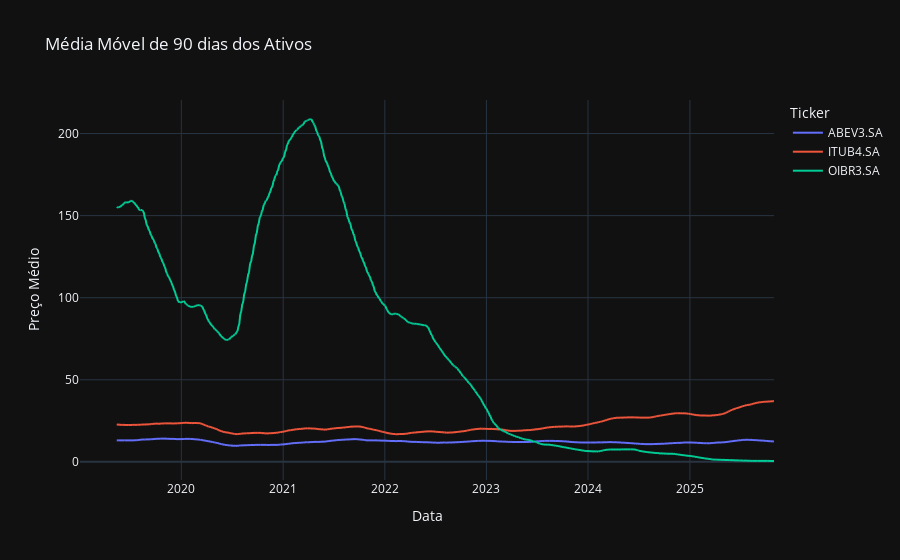
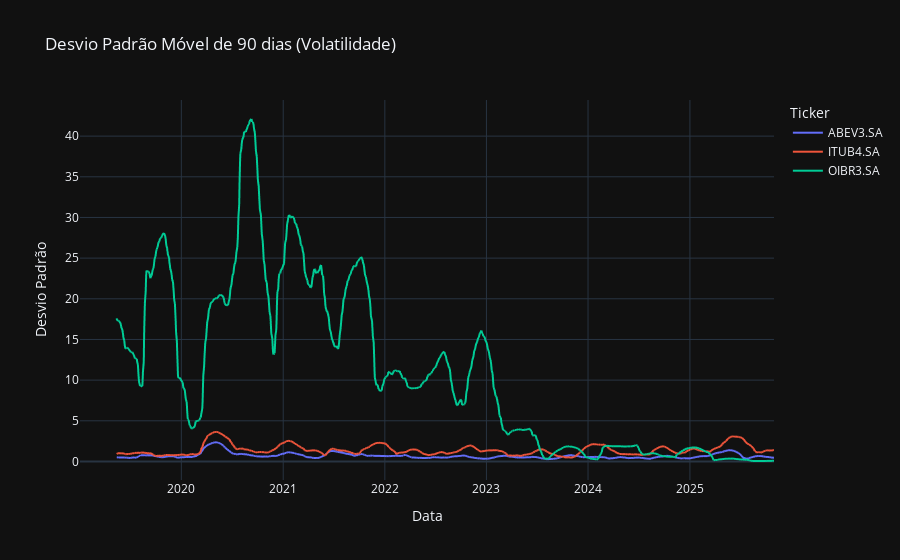

Notebook source saved alongside these figures, in order:
### Markdown cell above
#### 2. Média móvel

1. Faça uma média móvel  em 90 dias dos valores de fechamento ajustados dos ativos que você escolheu
2. Utilizando a fução ```rolling()```, calcule o desvio pardão desses ativos ao longo do tempo, utilizando a mesma janela móvel do item acima
2. Monte um gráfico de linhas para as médias móveis dos ativos da sua base
4. Monte um gráfico de linhas para os desvios padrão em janela móvel
5. Compare os dois gráficos que você fez com o da tarefa anterior. Veja se eles apontam conclusões semelhantes quanto aos períodos de maior volatilidade (variação) dos ativos.

### Code cell
adj_close = data['Adj Close']

media_movel_90d = adj_close.rolling(window=90).mean()

desvio_padrao_90d = adj_close.rolling(window=90).std()

fig_media_movel = px.line(media_movel_90d,
                          title='Média Móvel de 90 dias dos Ativos',
                          labels={'value': 'Preço Médio', 'Date': 'Data', 'variable': 'Ativo'},
                          template='plotly_dark')
fig_media_movel.show()

fig_desvio_padrao = px.line(desvio_padrao_90d,
                            title='Desvio Padrão Móvel de 90 dias (Volatilidade)',
                            labels={'value': 'Desvio Padrão', 'Date': 'Data', 'variable': 'Ativo'},
                            template='plotly_dark')
fig_desvio_padrao.show()

### Figure 1 — Plotly figure (JSON) as saved in the notebook; plotly's stock layout.template omitted (floating-point values rounded to 4 significant figures; data arrays with more than 128 entries replaced by an {"elided": "..."} marker saying what was removed)
{"data": [{"hovertemplate": "Ticker=ABEV3.SA<br>Data=%{x}<br>Preço Médio=%{y}<extra></extra>", "legendgroup": "ABEV3.SA", "line": {"color": "#636efa", "dash": "solid"}, "marker": {"symbol": "circle"}, "mode": "lines", "name": "ABEV3.SA", "showlegend": true, "type": "scattergl", "x": {"elided": "1702 str values"}, "xaxis": "x", "y": {"elided": "1702 float values"}, "yaxis": "y"}, {"hovertemplate": "Ticker=ITUB4.SA<br>Data=%{x}<br>Preço Médio=%{y}<extra></extra>", "legendgroup": "ITUB4.SA", "line": {"color": "#EF553B", "dash": "solid"}, "marker": {"symbol": "circle"}, "mode": "lines", "name": "ITUB4.SA", "showlegend": true, "type": "scattergl", "x": {"elided": "1702 str values"}, "xaxis": "x", "y": {"elided": "1702 float values"}, "yaxis": "y"}, {"hovertemplate": "Ticker=OIBR3.SA<br>Data=%{x}<br>Preço Médio=%{y}<extra></extra>", "legendgroup": "OIBR3.SA", "line": {"color": "#00cc96", "dash": "solid"}, "marker": {"symbol": "circle"}, "mode": "lines", "name": "OIBR3.SA", "showlegend": true, "type": "scattergl", "x": {"elided": "1702 str values"}, "xaxis": "x", "y": {"elided": "1702 float values"}, "yaxis": "y"}], "layout": {"legend": {"title": {"text": "Ticker"}, "tracegroupgap": 0}, "title": {"text": "Média Móvel de 90 dias dos Ativos"}, "xaxis": {"anchor": "y", "domain": [0, 1], "title": {"text": "Data"}}, "yaxis": {"anchor": "x", "domain": [0, 1], "title": {"text": "Preço Médio"}}}}

### Figure 2 — Plotly figure (JSON) as saved in the notebook; plotly's stock layout.template omitted (floating-point values rounded to 4 significant figures; data arrays with more than 128 entries replaced by an {"elided": "..."} marker saying what was removed)
{"data": [{"hovertemplate": "Ticker=ABEV3.SA<br>Data=%{x}<br>Desvio Padrão=%{y}<extra></extra>", "legendgroup": "ABEV3.SA", "line": {"color": "#636efa", "dash": "solid"}, "marker": {"symbol": "circle"}, "mode": "lines", "name": "ABEV3.SA", "showlegend": true, "type": "scattergl", "x": {"elided": "1702 str values"}, "xaxis": "x", "y": {"elided": "1702 float values"}, "yaxis": "y"}, {"hovertemplate": "Ticker=ITUB4.SA<br>Data=%{x}<br>Desvio Padrão=%{y}<extra></extra>", "legendgroup": "ITUB4.SA", "line": {"color": "#EF553B", "dash": "solid"}, "marker": {"symbol": "circle"}, "mode": "lines", "name": "ITUB4.SA", "showlegend": true, "type": "scattergl", "x": {"elided": "1702 str values"}, "xaxis": "x", "y": {"elided": "1702 float values"}, "yaxis": "y"}, {"hovertemplate": "Ticker=OIBR3.SA<br>Data=%{x}<br>Desvio Padrão=%{y}<extra></extra>", "legendgroup": "OIBR3.SA", "line": {"color": "#00cc96", "dash": "solid"}, "marker": {"symbol": "circle"}, "mode": "lines", "name": "OIBR3.SA", "showlegend": true, "type": "scattergl", "x": {"elided": "1702 str values"}, "xaxis": "x", "y": {"elided": "1702 float values"}, "yaxis": "y"}], "layout": {"legend": {"title": {"text": "Ticker"}, "tracegroupgap": 0}, "title": {"text": "Desvio Padrão Móvel de 90 dias (Volatilidade)"}, "xaxis": {"anchor": "y", "domain": [0, 1], "title": {"text": "Data"}}, "yaxis": {"anchor": "x", "domain": [0, 1], "title": {"text": "Desvio Padrão"}}}}
